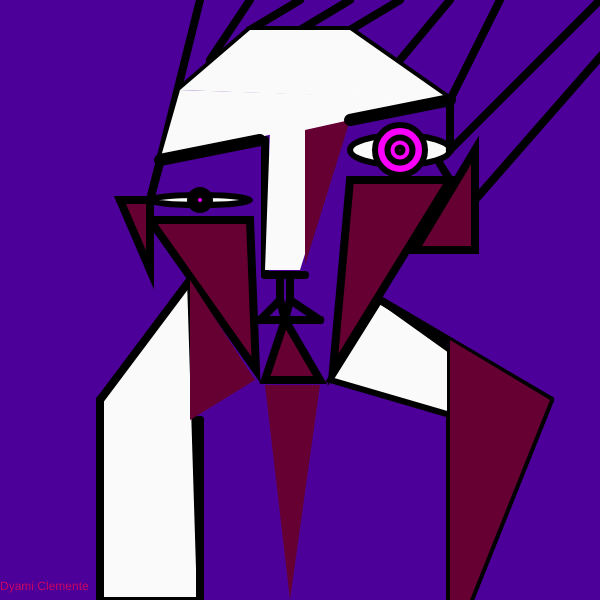
Frame 1 (no input)
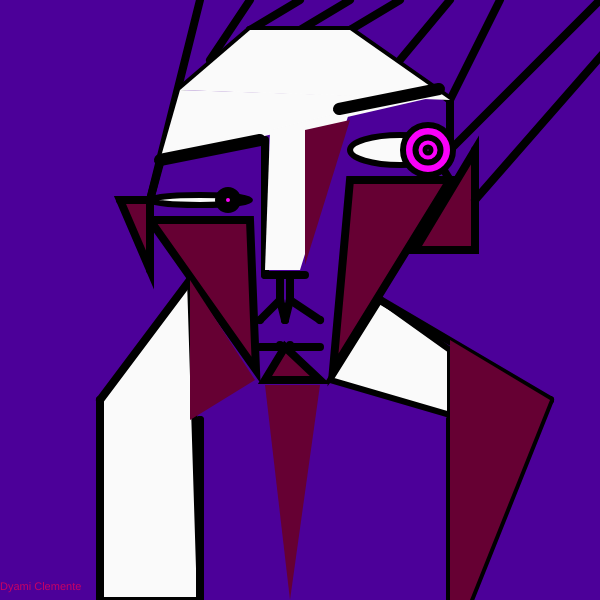
Frame 60 (no input)
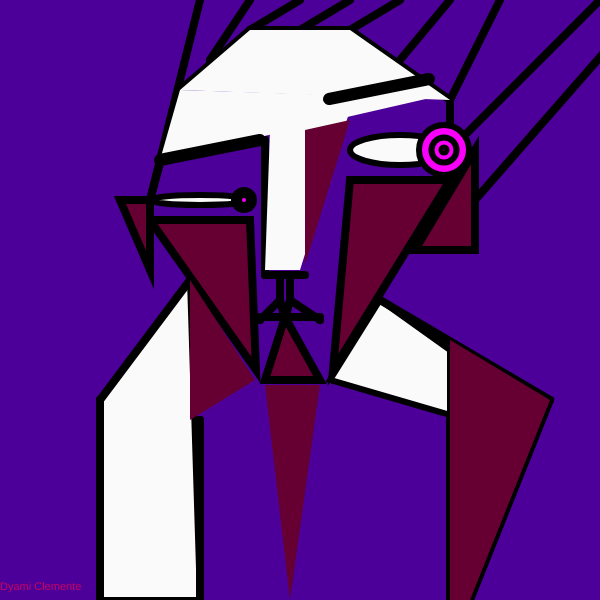
Frame 120 (the mouse pressed at the canvas centre since frame 60)

The p5.js sketch that drew these frames (run headless with seeded random() and noise() and a simulated clock; from frame 60 on, the mouse is pressed at the canvas centre):

// p5.js sketch
// ── sketch.js
var reyeX=400;
var leyeX=200;
var movement;
var movementA;
var mouthlineY =320;
var chin1Y =320;
var chin2Y =380;
var rbrowX =350;
var rbrowY =120;
var rbrowXB =450;
var rbrowYB =100;
var movementC =1;
var nameSize =12;
var movementB;

function setup(){
    createCanvas(600,600);
    movement = floor(random() * 5) + 1;
    movementA = floor(random() * 10) + 1;
    movementB = floor(random() * 1) + 1;
}

function draw(){
    background(76,0,153);

   

    
    //eye r
    strokeWeight(6);
    fill(250,250,250);
    ellipse(400,150,100,30);
    

    //eye l
    ellipse(200,200,100,10);

    //l arm
    quad(190,280,100,400,100,600,200,600);
    //r shoulder
    quad(380,300,330,380,450,415,450,350)
    

    push();
    strokeWeight(8);
    //nose
    line(265,140,265,275);

    //nose underline
    line(265,275,305,275);

    //side lines above lips
    line(280,275,280,300);
    line(290,275,290,300);

    // mind lip point
    point(285,320);

    //lip sides point
    point(320,320);
    point(260,320);

    // v shape of the lips
    line(280,300,285,320);
    line(290,300,285,320);

    //down tilt upperlips
    line(260,320,280,300);
    line(320,320,290,300);

push();
    /*mouth line
    var mouthlineY =320
*/
    line(320,mouthlineY,260,mouthlineY);
    if(mouthlineY >= 350 || mouthlineY <= 315){
        movementA*=-1;
    }
    mouthlineY +=movementA;


pop();

    // bottom lip points
    point(280,345);
    point(290,345);

    // mid bottom lip lines
    //line(280,345,285,320);
    //line(290,345,285,320);

    /*chin
    chin1Y =320
    chin2Y =380
    */
    fill(102,0,51);
    triangle(285,chin1Y,265,chin2Y,320,chin2Y);
    if(chin1Y >=400|| chin1Y<=300){
        movementA*=-1
    }

    chin1Y+=movementA;

    //cheekbones r then l
    triangle(350,180,450,180,333,370);
    triangle(150,220,250,220,256,370);

    //head l point
    point(150,200);

    //head mid point 1
    point(180,90);

    //head mid point 2
    point(250,30);

    //head mid point 3
    point(350,30);

    //head mid point 4
    point(450,100);

    //head r point
   point(450,150);

    //line rp - 4
    line(450,150,450,100);

    //line 4-3
    line(450,100,350,30);

    //line 3-2
    line(350,30,250,30);

    //line 2-1
    line(250,30,180,90);

    //line 1-left
    line(180,90,150,200)

    //r ear point top
    point(475,150);

    //r ear point bottom
    point(475,250);

    //r ear bottom left
    point(415,250);

    //r ear triangle
    triangle(415,250,475,250,475,150);

    //eye to ear closure
    line(450,180,440,164);

    //l ear point top
    point(150,200);

    //l ear point botom
    point(120,200);

    //l ear point bottom right
    point(150,270);

    //l ear triangle
    triangle(150,270,120,200,150,200);

    //r shoulder point 1
    point(380,300);

    //r shoulder point 2
    point(550,400);

    //r shoulder line
    line(380,300,550,400);

    //l shoulder p1
    point(190,280);

    //l shoulder p2
    point(100,400);

    //l shoulder line
    line(100,400,190,280);

    //l arm l line
    line(100,400,100,600);

    //r arm r line
    line(550,400,470,600);

    //l arm r point
    point(200,420);

    //l arm r line
    line(200,420,200,600);

    //r arm l point
    point(450,420);

    //r arm l line
    line(450,420,450,600);

    //hair
    line(150,200,200,0);
    line(210,60,250,0);
    line(250,30,300,0);
    line(300,30,350,0);
    line(350,30,400,0);
    line(400,60,450,0);
    line(450,100,500,0);
    line(450,150,600,0);
    line(475,200,650,0);
    
    pop();

    push();

    //forehead
    strokeWeight(0);
    quad(180,90,250,30,350,30,450,100);
    triangle(160,160,180,90,430,98);
    quad(270,130,350,110,300,270,265,270);
    pop();
// 102
    push();
    fill(102,0,51);
    strokeWeight(0);
    quad(305,130,350,120,305,265,305,140); 
    //triangle(285,320,275,360,310,360);
    quad(550,400,470,600,450,600,450,340);

    // l shoulder
    triangle(190,280,255,380,190,420);

    //neck
    triangle(265,385,320,385,290,600);
    pop();

    push();

    //eyebrow
    fill(102,51,0);
    strokeWeight(12);

    /*rbrow
     var rbrowX =350;
    var rbrowY =120;
    var rbrowXB =450;
    var rbrowYB =100;
    */

    line(rbrowX,rbrowY,rbrowXB,rbrowYB);
    if(rbrowX >= 400||rbrowX<=325||rbrowY>=130||rbrowY<=70||rbrowXB>=500||rbrowXB<=425||rbrowYB>=110||rbrowYB<=50){
        movementC*=-1
    }
    rbrowX += movementC;
    rbrowY += movementC;
    rbrowXB +=movementC;
    rbrowYB +=movementC;
       

    //l
    line(260,140,160,160,);

    pop();

    push();
//iris r var reyeX=400;
//var leyeX=200;
    fill(250,0,250);
    circle(reyeX,150,50);
    circle(reyeX,150,25);
    circle(reyeX,150,5);
    
    if(reyeX >= 450|| reyeX <=350)
    {
    movement*=-1;
    }

    reyeX += movement;
    
    //iris l
    fill(250,0,250);
    circle(leyeX,200,20);
    circle(leyeX,200,10);

    if(leyeX >= 300|| leyeX <= 100)
    {
    movement*=-1;
    }
   
    leyeX += movement;
    pop();

    push();
    textSize(nameSize);
    if(nameSize >=32||nameSize<=2){
        movementB*=-1
    }
    nameSize +=movementB;

    fill(200,0,100);
    // title/name
    text('Dyami Clemente',0,590);
    pop();

}
